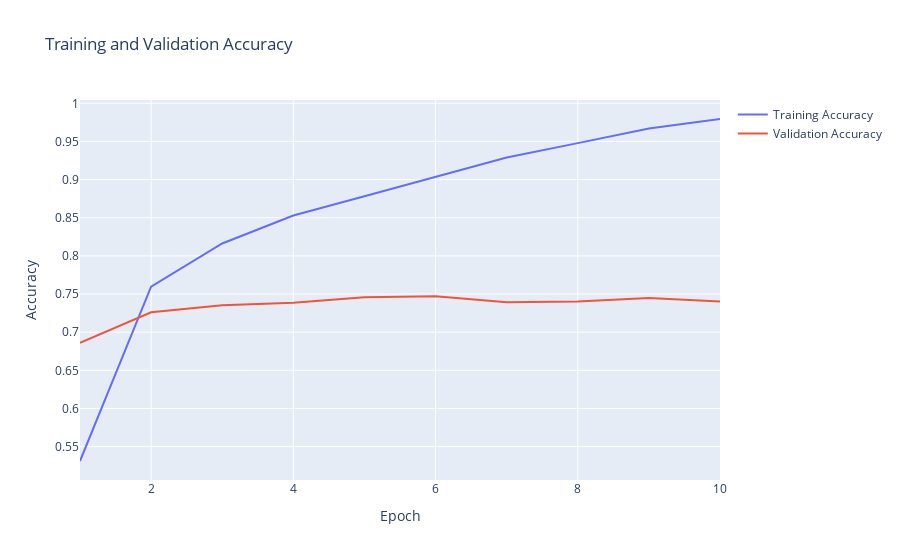
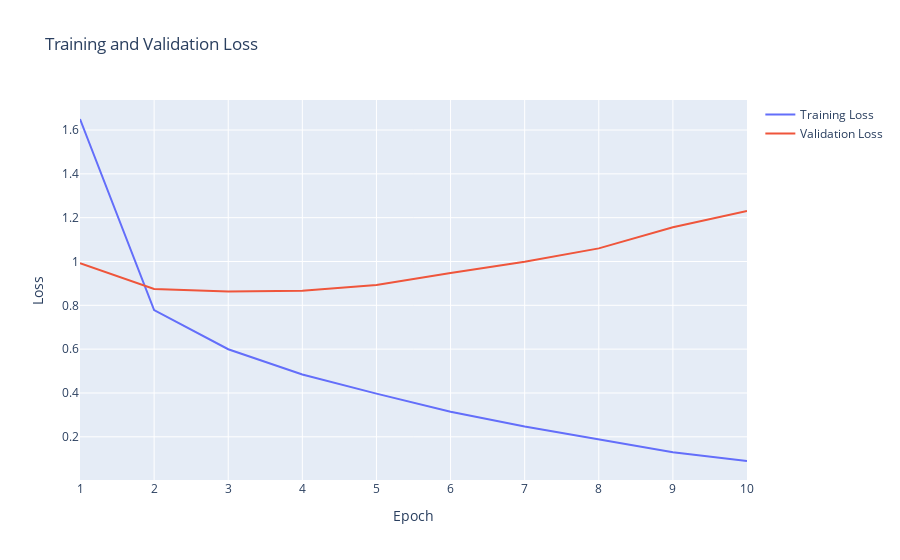

The code cell stored with these charts, in order, in its notebook:
### Markdown cell above
# Creación de módelo con arquitectura alternativa

Este modelo alternativo utiliza una arquitectura de red neuronal más profunda en comparación a la arquitectura anterior, con más capas y de tamaños más grandes. A continuación se detallan las capas y sus neuronas:

- **Capa de Entrada**: 256 neuronas con activación ReLU.
- **Capa Oculta 1**: 128 neuronas con activación ReLU.
- **Capa Oculta 2**: 64 neuronas con activación ReLU.
- **Capa de Salida**: 20 neuronas con activación Softmax, adecuada para problemas de clasificación multiclase.

El aumento de neuronas en la primera capa permite que el modelo capture más características complejas desde el inicio. Este tipo de arquitectura sería más útil cuando se tiene un conjunto de datos con muchas características o patrones compejos que requieren mayor poder de representación.

Se agrega una tercera capa para refinir aún más las características aprendidas. Al reducir gradualmente el número de neuronas, el modelo se va enfocando en las características más importantes para la clasificación.

### Code cell
# Crear el modelo alternativo
model_alt = Sequential()
model_alt.add(Dense(256, activation='relu', input_shape=(X_train.shape[1],)))
model_alt.add(Dense(128, activation='relu'))
model_alt.add(Dense(64, activation='relu'))
model_alt.add(Dense(20, activation='softmax'))

# Compilar el modelo
model_alt.compile(optimizer='adam', loss='categorical_crossentropy', metrics=['accuracy'])

# Entrenar el modelo
history_alt = model_alt.fit(X_train, y_train)# Crear el modelo alternativo
model_alt = Sequential()
model_alt.add(Dense(256, activation='relu', input_shape=(X_train.shape[1],)))
model_alt.add(Dense(128, activation='relu'))
model_alt.add(Dense(64, activation='relu'))
model_alt.add(Dense(20, activation='softmax'))

# Compilar el modelo
model_alt.compile(optimizer='adam', loss='categorical_crossentropy', metrics=['accuracy'])

# Entrenar el modelo
history_alt = model_alt.fit(X_train, y_train, epochs=10, batch_size=64, validation_data=(X_test, y_test))

# Convertir el historial de entrenamiento en un DataFrame
history_df = pd.DataFrame(history_alt.history)
history_df['epoch'] = history_df.index + 1  # Añadir la columna de épocas

# Visualización de la precisión con Plotly
fig_acc = go.Figure()

# Añadir la precisión del entrenamiento
fig_acc.add_trace(go.Scatter(
    x=history_df['epoch'],
    y=history_df['accuracy'],
    mode='lines',
    name='Training Accuracy'
))

# Añadir la precisión de la validación
fig_acc.add_trace(go.Scatter(
    x=history_df['epoch'],
    y=history_df['val_accuracy'],
    mode='lines',
    name='Validation Accuracy'
))

# Configuración del gráfico
fig_acc.update_layout(
    title='Training and Validation Accuracy',
    xaxis_title='Epoch',
    yaxis_title='Accuracy',
)

# Mostrar la gráfica de precisión
fig_acc.show()

# Visualización de la pérdida con Plotly
fig_loss = go.Figure()

# Añadir la pérdida del entrenamiento
fig_loss.add_trace(go.Scatter(
    x=history_df['epoch'],
    y=history_df['loss'],
    mode='lines',
    name='Training Loss'
))

# Añadir la pérdida de la validación
fig_loss.add_trace(go.Scatter(
    x=history_df['epoch'],
    y=history_df['val_loss'],
    mode='lines',
    name='Validation Loss'
))

# Configuración del gráfico
fig_loss.update_layout(
    title='Training and Validation Loss',
    xaxis_title='Epoch',
    yaxis_title='Loss',
)

# Mostrar la gráfica de pérdida
fig_loss.show()

### Figure 1 — Plotly figure (JSON) as saved in the notebook; plotly's stock layout.template omitted (floating-point values rounded to 4 significant figures)
{"data": [{"mode": "lines", "name": "Training Accuracy", "type": "scatter", "x": [1, 2, 3, 4, 5, 6, 7, 8, 9, 10], "y": [0.5311, 0.7597, 0.8163, 0.8529, 0.8781, 0.903, 0.929, 0.9478, 0.967, 0.9794]}, {"mode": "lines", "name": "Validation Accuracy", "type": "scatter", "x": [1, 2, 3, 4, 5, 6, 7, 8, 9, 10], "y": [0.6859, 0.726, 0.7353, 0.7385, 0.7459, 0.7469, 0.7393, 0.7403, 0.7448, 0.7401]}], "layout": {"title": {"text": "Training and Validation Accuracy"}, "xaxis": {"title": {"text": "Epoch"}}, "yaxis": {"title": {"text": "Accuracy"}}}}

### Figure 2 — Plotly figure (JSON) as saved in the notebook; plotly's stock layout.template omitted (floating-point values rounded to 4 significant figures)
{"data": [{"mode": "lines", "name": "Training Loss", "type": "scatter", "x": [1, 2, 3, 4, 5, 6, 7, 8, 9, 10], "y": [1.65, 0.7783, 0.5997, 0.484, 0.3971, 0.3145, 0.2469, 0.188, 0.1293, 0.08952]}, {"mode": "lines", "name": "Validation Loss", "type": "scatter", "x": [1, 2, 3, 4, 5, 6, 7, 8, 9, 10], "y": [0.9921, 0.8746, 0.8634, 0.8665, 0.8923, 0.9478, 0.9991, 1.06, 1.157, 1.23]}], "layout": {"title": {"text": "Training and Validation Loss"}, "xaxis": {"title": {"text": "Epoch"}}, "yaxis": {"title": {"text": "Loss"}}}}
